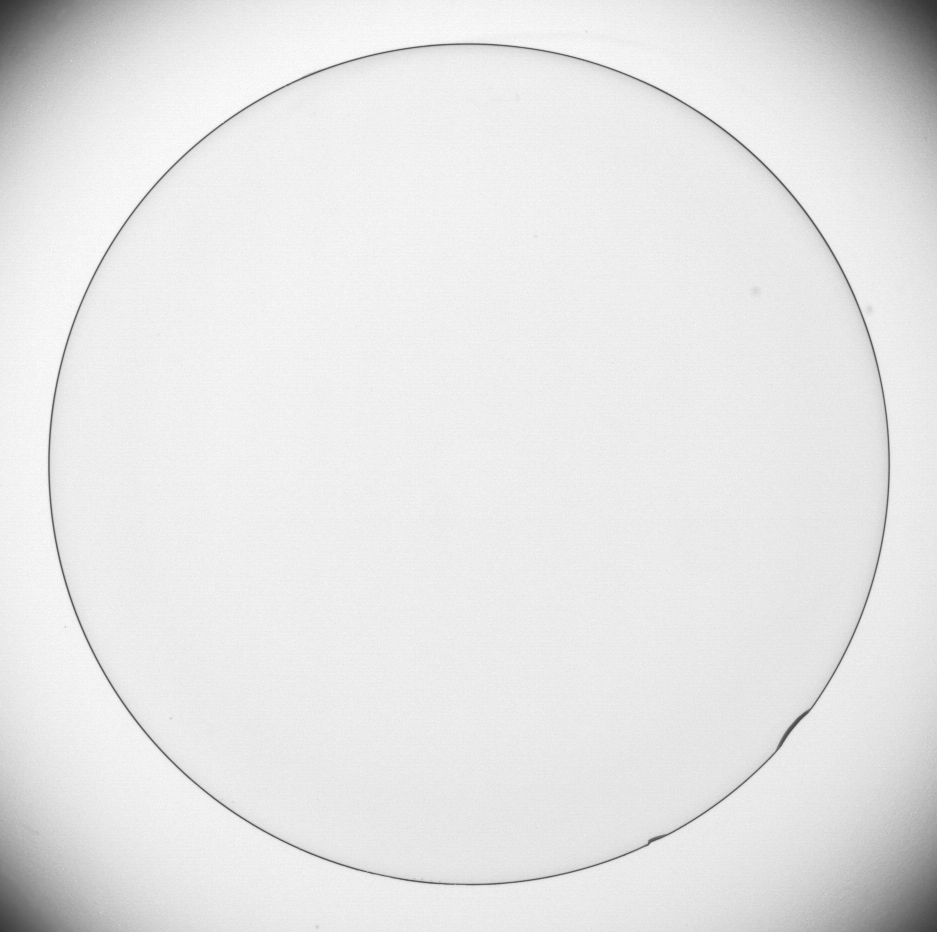
%> input picture Chp 3/3.6 Sharpening Spatial filters/3.6.4 First derivative Image sharpning/Gradient/img.tif, 937 x 932 px
$ octave gradient.m   (GNU Octave 9; MATLAB toolbox functions it lacks are replaced by stand-ins)
%> lines starting %> are read from the running program, lines starting %| are printed output that depends on the picture
% Example 3.17 in book

img = imread('img.tif');
%> img is the input picture: size 932x937 uint8; min 50, max 255, mean 229.7


hor_filter = [
    -1 -2 -1
     0  0  0
     1  2  1
];

ver_filter = [
    -1 0 1
    -2 0 2
    -1 0 1
];


% Appling filters
hor_gradient = imfilter(img, hor_filter);
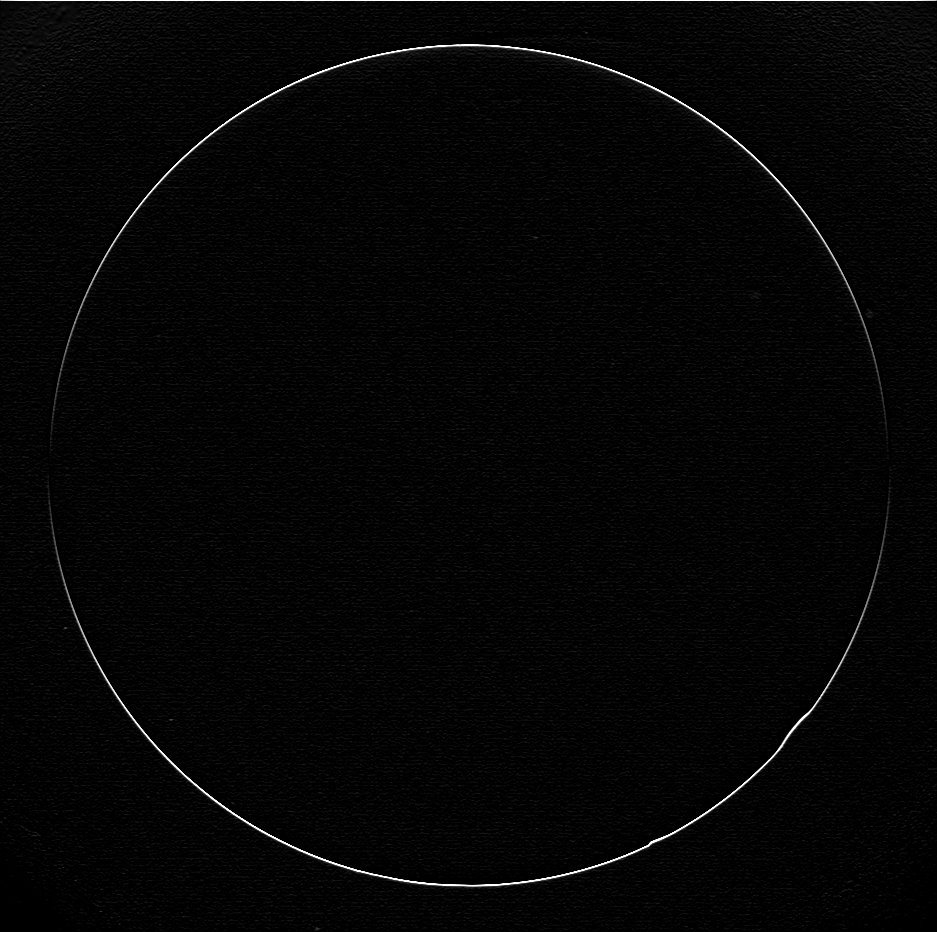
%> hor_gradient: size 932x937 uint8; min 0, max 255, mean 5
ver_gradient = imfilter(img, ver_filter);
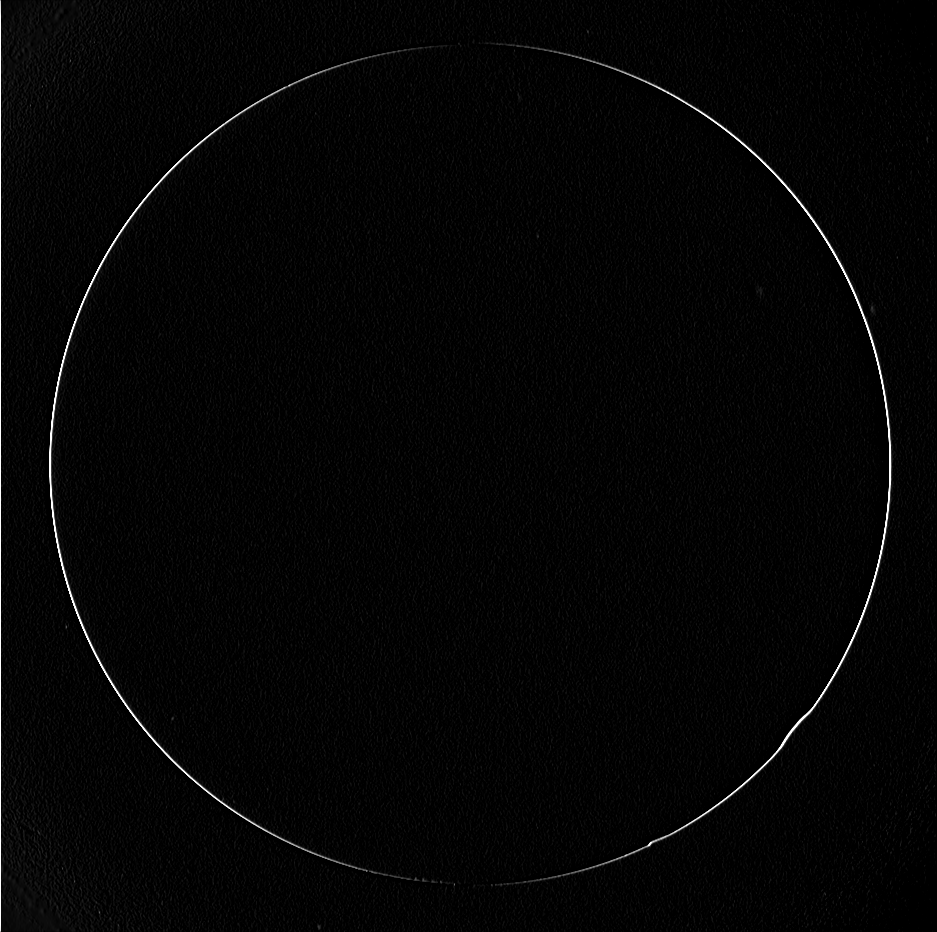
%> ver_gradient: size 932x937 uint8; min 0, max 255, mean 4.5

img_gradient = abs(hor_gradient) + abs(ver_gradient);

imshow(img_gradient);
